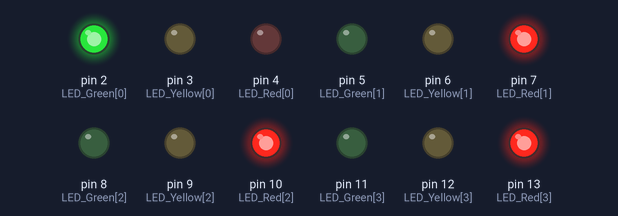
The sketch below on a simulated Arduino Uno, built with avr-gcc and run on an emulated ATmega328P. On the bench: output pins drawn as LEDs (lit = HIGH).

Above: at 0.1 s.
At 5.1 s:
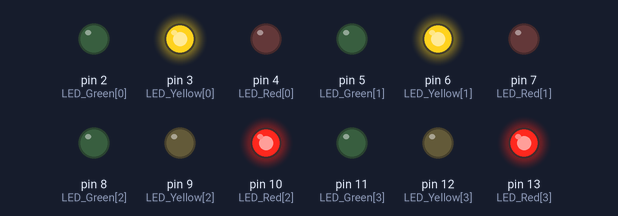
At 12.1 s:
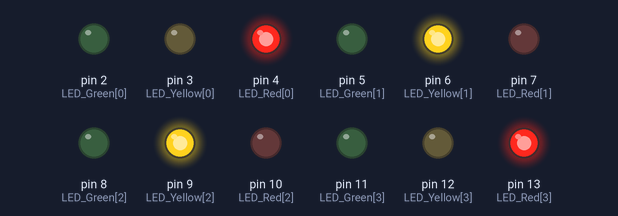
At 19.1 s:
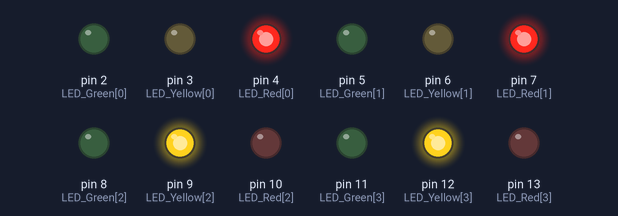
At 26.1 s:
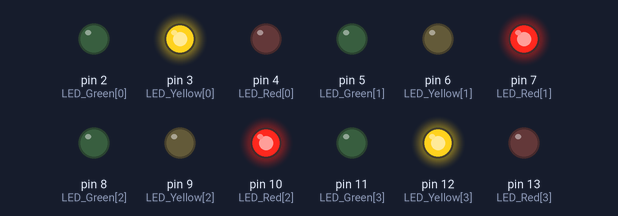
At 35.1 s:
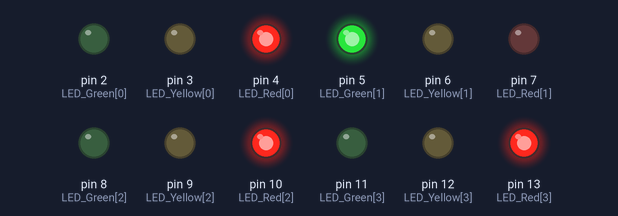
Timing chart, 0 to 36.6 s (numbered marks = the images above):
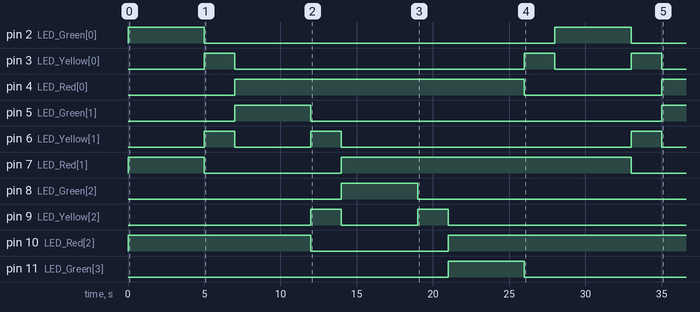

Measured:
- by itself, pin 2 (LED_Green[0]): alternates HIGH for 5.0 s and LOW for 23.0 s
- by itself, pin 3 (LED_Yellow[0]): goes HIGH 2.0 s, LOW 19.0 s, HIGH 2.0 s, LOW 5.0 s, HIGH 2.0 s, then LOW
- by itself, pin 4 (LED_Red[0]): LOW → HIGH at 7.0 s, → LOW 19.0 s later, → HIGH 9.0 s later
- by itself, pin 5 (LED_Green[1]): LOW → HIGH at 7.0 s, → LOW 5.0 s later, → HIGH 23.0 s later
- by itself, pin 6 (LED_Yellow[1]): goes HIGH 2.0 s, LOW 5.0 s, HIGH 2.0 s, LOW 19.0 s, HIGH 2.0 s, then LOW
- by itself, pin 7 (LED_Red[1]): LOW → HIGH at 0.00 s, → LOW 5.0 s later, → HIGH 9.0 s later, → LOW 19.0 s later
- by itself, pin 8 (LED_Green[2]): LOW → HIGH at 14.0 s, → LOW 5.0 s later
- by itself, pin 9 (LED_Yellow[2]): LOW → HIGH at 12.0 s, → LOW 2.0 s later, → HIGH 5.0 s later, → LOW 2.0 s later, … (4 changes in this stretch)

The sketch:

terrific_elzing_crift1__1_.ino
```cpp
// Definir arrays para los pines de los LEDs de cada semáforo
int LED_Green[] = {2, 5, 8, 11};
int LED_Yellow[] = {3, 6, 9, 12};
int LED_Red[] = {4, 7, 10, 13};

void setup() {
  // Configurar los pines como salidas
  for (int i = 0; i < 4; i++) {
    pinMode(LED_Green[i], OUTPUT);
    pinMode(LED_Yellow[i], OUTPUT);
    pinMode(LED_Red[i], OUTPUT);
  }
}

void loop() {
  // Ciclo infinito
  while (true) {
    fase(0, 1, 2, 3);  // Fase 1: Semáforo 1 verde, 2 y 3 rojos
    fase(1, 0, 2, 3);  // Fase 2: Semáforo 2 verde, 1 y 3 rojos
    fase(2, 0, 1, 3);  // Fase 3: Semáforo 3 verde, 1 y 2 rojos
    fase(3, 0, 1, 2);  // Fase 4: Semáforo 4 verde, 1 y 3 rojos
  }
}

void fase(int verde, int rojo1, int rojo2, int rojo3) {
  // Encender los LEDs rojos de otros semáforos
  digitalWrite(LED_Red[rojo1], HIGH);
  digitalWrite(LED_Red[rojo2], HIGH);
  digitalWrite(LED_Red[rojo3], HIGH);

  // Encender LED verde del semáforo actual
  digitalWrite(LED_Green[verde], HIGH);
  delay(5000);

  // Apagar LED verde y un LED rojo
  digitalWrite(LED_Green[verde], LOW);
  int nextRed1 = (verde + 1) % 4;

  digitalWrite(LED_Red[nextRed1], LOW);


  // Cambiar a amarillo para el semáforo actual
  digitalWrite(LED_Yellow[verde], HIGH);

  // Encender los LEDs amarillos de los semáforos correspondientes
  int nextYellow1 = (verde + 1) % 4; // El siguiente semáforo en amarillo

  digitalWrite(LED_Yellow[nextYellow1], HIGH);

  delay(2000);

  // Apagar todos los LEDs amarillos
  digitalWrite(LED_Yellow[verde], LOW);
  digitalWrite(LED_Yellow[nextYellow1], LOW);


  // Apagar los LEDs rojos restantes
  digitalWrite(LED_Red[rojo2], LOW);
  digitalWrite(LED_Red[rojo3], LOW);
  }
  
```
